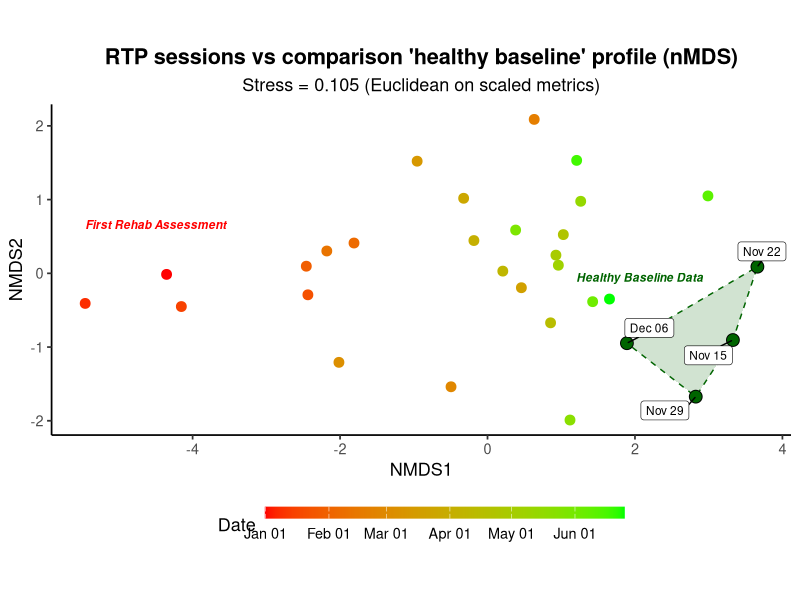
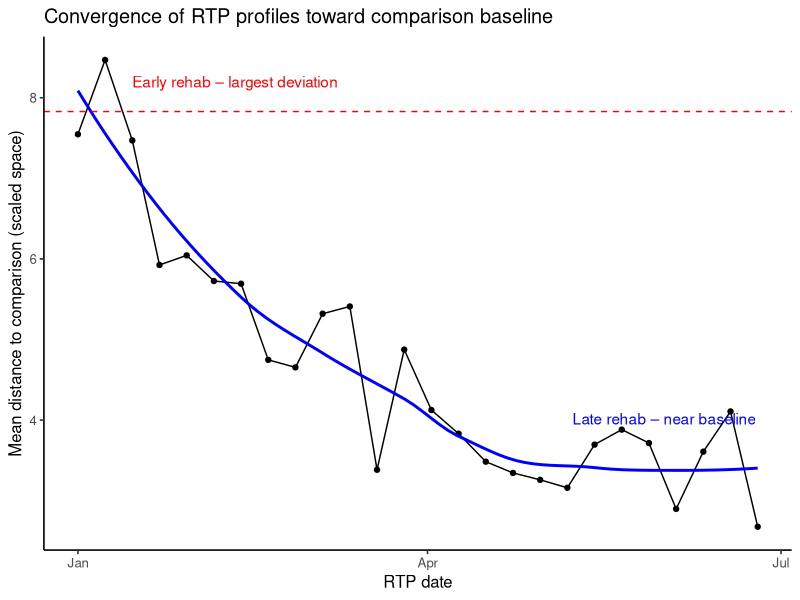
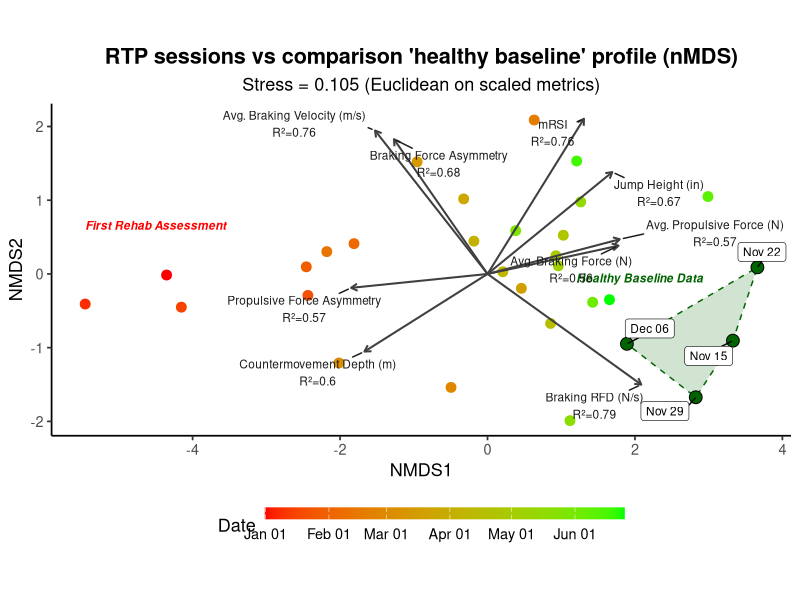
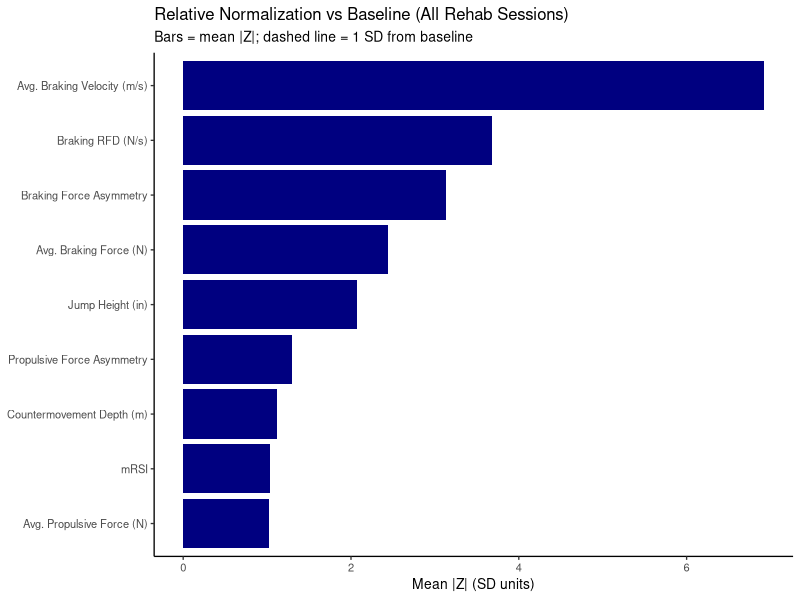
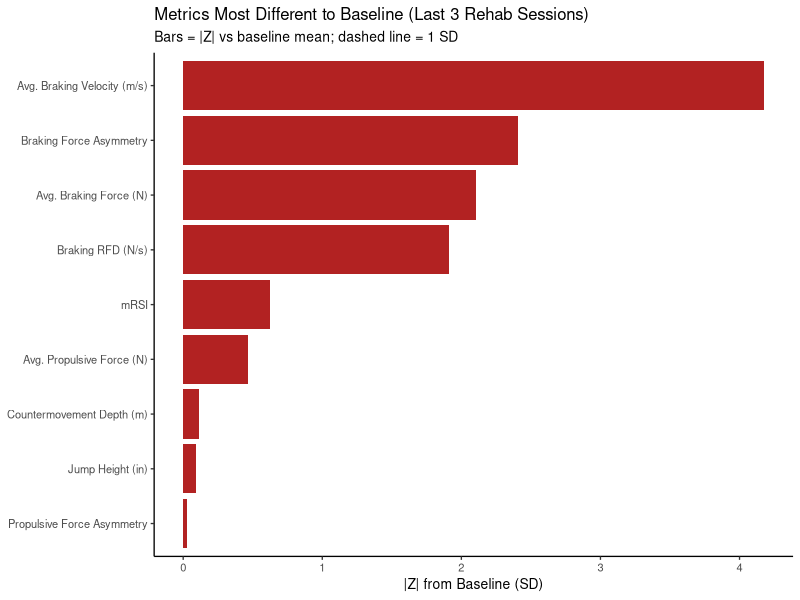

The R script that drew these images, in order:
## ---- chunk 1
knitr::opts_chunk$set(echo = TRUE)

# ---- Libraries ----
library(tidyverse)
library(lubridate)
library(vegan)        # metaMDS, envfit
library(ggrepel)
library(scales)

set.seed(123)

# ---- 0) Configuration / helpers ----

# Metrics of interest 
vars <- c(
  "Jump Height (in)", "mRSI", "Countermovement Depth (m)", 
  "Avg. Braking Velocity (m/s)", "Avg. Braking Force (N)", "Avg. Propulsive Force (N)", "Braking RFD (N/s)", "Braking Force Asymmetry", "Propulsive Force Asymmetry"
)

# Helper: safe parse D/M/Y or Y-M-D
parse_any_date <- function(x) lubridate::parse_date_time(x, orders = c("dmy","ymd")) %>% as.Date()

# Generic exponential approach-to-baseline with noise
# t = time in weeks from RTP start (0..~26), base = baseline mean,
# delta0 = starting offset from baseline at t=0 (positive or negative),
# hl = half-life (in weeks), sd = random noise sd (same unit as the metric)
decay_to_base <- function(t, base, delta0, hl, sd) {
  base + delta0 * (0.5)^(t / hl) + rnorm(length(t), 0, sd)
}

## ---- chunk 2

# ---- 1) Simulate comparison (pre-injury baseline) ----
athlete_id <- "Athlete A"

# Baseline "true" means and within-session SDs (ballpark/illustrative)
# Tune these if you want slightly different scales.
baseline <- tribble(
  ~metric,                            ~mean,   ~sd,
  "Jump Height (in)",                  22.0,    0.7,
  "mRSI",                               0.75,   0.05,
  "Countermovement Depth (m)",          0.30,   0.02,
  "Avg. Braking Velocity (m/s)",       -0.85,   0.06,
  "Avg. Braking Force (N)",          1900,     90,
  "Avg. Propulsive Force (N)",       2100,     95,
  "Braking RFD (N/s)",              12000,   1200,
  "Braking Force Asymmetry",            4.0,    1.5,   # % difference (L–R)
  "Propulsive Force Asymmetry",         3.0,    1.2
)

# 4 pre-injury comparison session
comp_dates <- seq(from = as.Date("2024-11-15"), by = "1 week", length.out = 4)

comp_all_clean <- map_dfr(comp_dates, function(d) {
  tibble(
    about = athlete_id,
    start_date = d
  ) %>%
    bind_cols(
      baseline %>%
        mutate(value = rnorm(n(), mean, sd)) %>%
        select(metric, value) %>%
        pivot_wider(names_from = metric, values_from = value)
    )
})
## ---- chunk 3

# ---- 2) Simulate RTP period (6 months) with different normalization speeds ----
# RTP weekly testing over ~26 weeks
rtp_dates <- seq(from = as.Date("2025-01-01"), by = "1 week", length.out = 26)
t_weeks   <- 0:(length(rtp_dates) - 1)

# Define starting deviations (delta0) and half-lives by metric
# EARLY normalizers: shorter half-lives (2.5–3 wks)
# LATE  normalizers: longer  half-lives (12–16 wks)

cfg <- tribble(
  ~metric,                           ~delta0, ~half_life_weeks, ~noise_sd,
  # Early (fast convergence)
  "Jump Height (in)",                  -3.0,        3,             0.7,
  "Avg. Propulsive Force (N)",        -350,         3,           105,
  
  # Late (slow convergence)
  "Avg. Braking Velocity (m/s)",        0.25,      12,            0.06,  
  "Countermovement Depth (m)",          0.06,      12,            0.02, 
  "Braking RFD (N/s)",               -7000,       12,          1200,    
  "Braking Force Asymmetry",            8.0,       16,            1.5,    
  
  # Moderate 
  "mRSI",                              -0.12,       6,            0.05,
  "Avg. Braking Force (N)",           -250,         6,           100,
  "Propulsive Force Asymmetry",         3.5,         8,            1.2
)


# Build RTP table by applying decay_to_base metric-by-metric
rtp_mat <- baseline %>%
  left_join(cfg, by = "metric") %>%
  mutate(
    # impose a soft floor so Braking Force Asymmetry ends a bit > baseline
    # via long half-lif
    lift_tail = if_else(metric == "Braking Force Asymmetry", 1.2, 0),  # ~+1.2% at end
    traj = pmap(
      list(mean, delta0, half_life_weeks, sd, lift_tail),
      function(m0, d0, hl, s, lt) {
        decay_to_base(t_weeks, base = m0, delta0 = d0, hl = hl, sd = s) +
          lt * (t_weeks / max(t_weeks))  # small linear tail-lift if applicable
      }
    )
  )

rtp_all_clean <- tibble(
  about = athlete_id,
  start_date = rtp_dates
)

for (i in seq_len(nrow(baseline))) {
  nm <- baseline$metric[i]
  rtp_all_clean[[nm]] <- rtp_mat$traj[[i]]
}

# Align names with objects
cmj_all_clean  <- rtp_all_clean
comp_all_clean <- comp_all_clean
## ---- chunk 4

# ---- 3) Analysis pipeline  ----

# 1) Numeric metrics of interest (already defined as 'vars')
# 2) Prep both data sets, tag kind
rtp <- cmj_all_clean %>%
  mutate(start_date = parse_any_date(start_date),
         kind = "RTP") %>%
  select(about, start_date, kind, all_of(vars))

comp <- comp_all_clean %>%
  mutate(start_date = parse_any_date(start_date),
         kind = "Comparison") %>%  # use "Game" later if desired
  select(about, start_date, kind, all_of(vars))

# 3) Combine, drop NA in vars, keep stable row id
df_an <- bind_rows(rtp, comp) %>%
  tidyr::drop_na(all_of(vars)) %>%
  mutate(.row_id = row_number()) %>%
  ungroup() %>%
  mutate(across(all_of(vars), ~ as.numeric(.)))  # ensure numeric

# 4) Scale metrics + distance + nMDS
X_scaled <- df_an %>%
  select(all_of(vars)) %>%
  scale() %>%
  as.matrix()

set.seed(123)
D <- dist(X_scaled, method = "euclidean")
nmds <- metaMDS(D, k = 2, trymax = 200, autotransform = FALSE)

# 5) nMDS scores aligned to df_an
scores_df <- as.data.frame(scores(nmds, display = "sites")) %>%
  bind_cols(df_an %>% select(about, start_date, kind, .row_id)) %>%
  mutate(start_date = as.Date(start_date))

# 6) Convex hull for comparison sessions (only if >= 3 points)
comp_pts  <- scores_df %>% filter(kind == "Comparison")
have_hull <- nrow(comp_pts) >= 3
if (have_hull) {
  hull_df <- comp_pts[ chull(comp_pts$NMDS1, comp_pts$NMDS2), ]
}
## ---- chunk 5

# 7) Plot (points only, centered title, real date legend)
# 7) Plot (points only, centered title, real date legend)
p <- ggplot(scores_df, aes(NMDS1, NMDS2)) +
  { if (have_hull)
    geom_polygon(data = hull_df, aes(NMDS1, NMDS2),
                 inherit.aes = FALSE,
                 fill = "darkgreen", alpha = 0.18, color = "darkgreen", linetype = "dashed") } +
  geom_point(data = comp_pts, aes(NMDS1, NMDS2),
             shape = 21, size = 4, fill = "darkgreen", color = "black") +
  geom_point(data = filter(scores_df, kind == "RTP"),
             aes(color = start_date), size = 3) +
  ggrepel::geom_label_repel(data = comp_pts,
                            aes(label = format(start_date, "%b %d")),
                            size = 3, fill = "white", label.size = 0.2,
                            min.segment.length = 0.1, seed = 1) +
  coord_equal() +
  scale_color_date(
    low = "red", high = "green",
    name = "Date", labels = date_format("%b %d"),
    breaks = pretty_breaks(n = 6)
  ) +
  guides(color = guide_colorbar(barwidth = 18, barheight = 0.6)) +
  theme_classic(base_size = 13) +
  theme(legend.position = "bottom",
        plot.title = element_text(hjust = 0.5, face = "bold"),
        plot.subtitle = element_text(hjust = 0.5)) +
  labs(title = "RTP sessions vs comparison 'healthy baseline' profile (nMDS)",
       subtitle = sprintf("Stress = %.3f (Euclidean on scaled metrics)", nmds$stress),
       x = "NMDS1", y = "NMDS2")

# Get NMDS coordinate ranges
x_range <- range(scores_df$NMDS1)
y_range <- range(scores_df$NMDS2)

# Compute adaptive offsets based on axis range
x_offset <- 0.1 * diff(x_range)   # horizontal shift (~10% of width)
y_offset <- 0.15 * diff(y_range)  # vertical shift (~15% of height)

# Far-left label (First Rehab Assessment)
label_left_x <- x_range[1] - 0.1 * diff(x_range) + x_offset
label_left_y <- mean(y_range) + y_offset

# Hull centroid (Healthy Baseline Data)
hull_center <- comp_pts %>%
  summarise(cx = mean(NMDS1), cy = mean(NMDS2)) %>%
  as.list()

label_hull_x <- hull_center$cx + x_offset / 2
label_hull_y <- hull_center$cy + y_offset


# Add to your ggplot
p <- p +
  annotate("text",
           x = label_left_x, y = label_left_y,
           label = "First Rehab Assessment",
           size = 3, fontface = "bold.italic",
           color = "red", hjust = 0) +
  annotate("text",
           x = hull_center$cx, y = hull_center$cy + 0.5,  # small vertical offset
           label = "Healthy Baseline Data",
           size = 3, fontface = "bold.italic",
           color = "darkgreen", hjust = 1, vjust = -2)

print(p)

## ---- chunk 6

# 8) Quantify similarity: distances from each RTP session to all Comparison sessions
dist_mat <- as.matrix(D)
rtp_idx  <- which(df_an$kind == "RTP")
comp_idx <- which(df_an$kind == "Comparison")

rtp_dist_tbl <- tibble(
  about      = df_an$about[rtp_idx],
  date       = df_an$start_date[rtp_idx],
  mean_dist_to_comp   = rowMeans(dist_mat[rtp_idx, comp_idx, drop = FALSE], na.rm = TRUE),
  median_dist_to_comp = apply(dist_mat[rtp_idx, comp_idx, drop = FALSE], 1, median, na.rm = TRUE),
  min_dist_to_comp    = apply(dist_mat[rtp_idx, comp_idx, drop = FALSE], 1, min,    na.rm = TRUE)
) %>%
  arrange(date)

# Optional overall summary
overall_dist_summary <- rtp_dist_tbl %>%
  summarise(
    mean_of_means   = mean(mean_dist_to_comp),
    median_of_means = median(mean_dist_to_comp),
    min_of_means    = min(mean_dist_to_comp),
    max_of_means    = max(mean_dist_to_comp)
  )

#rtp_dist_tbl
#overall_dist_summary

# Visual check of convergence over the 6 months
ggplot(rtp_dist_tbl, aes(date, mean_dist_to_comp)) +
  geom_line() + geom_point() +
  theme_classic(base_size = 12) +
  labs(title = "Convergence of RTP profiles toward comparison baseline",
       y = "Mean distance to comparison (scaled space)", x = "RTP date") +
  geom_smooth(method = "loess", se = FALSE, color = "blue") +
  geom_hline(yintercept = mean(rtp_dist_tbl$mean_dist_to_comp[1:3]),
             linetype = "dashed", color = "red") +
  annotate("text", x = as.Date("2025-01-15"), y = 8.2,
           label = "Early rehab – largest deviation", hjust = 0, color = "red") +
  annotate("text", x = as.Date("2025-06-01"), y = 3.2,
           label = "Late rehab – near baseline", hjust = 0.5, vjust = -5, color = "blue")

# 9) Which metrics drive separation? envfit vectors
fit <- envfit(nmds, df_an %>% select(all_of(vars)), permutations = 999)
vec_tbl <- as.data.frame(scores(fit, "vectors"))
vec_tbl$Variable <- rownames(vec_tbl)
vec_tbl$R2 <- fit$vectors$r
vec_tbl$P  <- fit$vectors$pvals
vec_tbl <- vec_tbl %>% select(Variable, NMDS1, NMDS2, R2, P) %>% arrange(P)
#vec_tbl

# ---- Overlay envfit vectors on the nMDS plot ----
xr <- range(scores_df$NMDS1); yr <- range(scores_df$NMDS2)
scale_fac <- 0.8 * min(diff(xr), diff(yr))

vec <- as.data.frame(scores(fit, "vectors"))
vec$Variable <- rownames(vec)
vec$R2  <- fit$vectors$r
vec$P   <- fit$vectors$pvals

# keep only significant variables for clarity
vec <- vec %>% filter(P <= 0.05)

vec$wNMDS1 <- vec$NMDS1 * scale_fac * sqrt(vec$R2)
vec$wNMDS2 <- vec$NMDS2 * scale_fac * sqrt(vec$R2)

## ---- chunk 7

p_envfit <- p +
  geom_segment(
    data = vec,
    aes(x = 0, y = 0, xend = wNMDS1, yend = wNMDS2),
    inherit.aes = FALSE,
    color = "grey25",
    linewidth = 0.7,
    arrow = grid::arrow(length = grid::unit(0.18, "cm"))
  ) +
  geom_text_repel(
    data = vec,
    aes(x = wNMDS1, y = wNMDS2, label = paste0(Variable, "\nR²=", round(R2, 2))),
    inherit.aes = FALSE,
    size = 3,
    color = "grey10",
    box.padding = 0.35,
    point.padding = 0.2,
    min.segment.length = 0,
    max.overlaps = Inf
  )

print(p_envfit)

## ---- chunk 8

#######################################################################
#which metrics have normalized more and which ones are lagging behind?
#all sessions

# -----------------------------
# Shared: Baseline summary once
# -----------------------------
baseline_stats <- comp %>%
  summarise(across(all_of(vars),
                   list(mean = ~mean(.x, na.rm = TRUE),
                        sd   = ~sd(.x, na.rm = TRUE)),
                   .names = "{.col}_{.fn}"))

# tiny epsilon to avoid division by zero SD
eps_sd <- 1e-8

# Helper to z-standardize a data.frame row-wise against baseline
z_against_baseline <- function(df) {
  df %>%
    mutate(across(all_of(vars), ~ {
      m  <- baseline_stats[[paste0(cur_column(), "_mean")]]
      sd <- baseline_stats[[paste0(cur_column(), "_sd")]]
      ( . - m ) / pmax(sd, eps_sd)
    }, .names = "{.col}_z"))
}

# ----------------------------------------------------------
# A) Which metrics deviated most across ALL RTP sessions?
# ----------------------------------------------------------
rtp_deviation <- rtp %>%
  z_against_baseline() %>%
  pivot_longer(ends_with("_z"), names_to = "metric", values_to = "z_diff") %>%
  mutate(metric = sub("_z$", "", metric))

metric_lag_tbl <- rtp_deviation %>%
  group_by(metric) %>%
  summarise(mean_abs_z = mean(abs(z_diff), na.rm = TRUE), .groups = "drop") %>%
  arrange(desc(mean_abs_z))

ggplot(metric_lag_tbl, aes(reorder(metric, mean_abs_z), mean_abs_z)) +
  geom_col(fill = "navy") +
  #geom_hline(yintercept = 1, linetype = "dashed") +
  coord_flip() +
  labs(
    title = "Relative Normalization vs Baseline (All Rehab Sessions)",
    subtitle = "Bars = mean |Z|; dashed line = 1 SD from baseline",
    x = NULL, y = "Mean |Z| (SD units)"
  ) +
  theme_classic(base_size = 10)

# ----------------------------------------------------------
# B) Which metrics are STILL different at END of RTP?
#     (average of last k sessions per athlete)
# ----------------------------------------------------------
k <- 3  # choose how many last sessions to average

rtp_lastk <- rtp %>%
  group_by(about) %>%
  arrange(start_date, .by_group = TRUE) %>%
  slice_tail(n = k) %>%
  ungroup()

rtp_lastk_mean <- rtp_lastk %>%
  group_by(about) %>%
  summarise(across(all_of(vars), ~mean(.x, na.rm = TRUE)), .groups = "drop")

rtp_lastk_z <- rtp_lastk_mean %>%
  z_against_baseline() %>%
  pivot_longer(ends_with("_z"), names_to = "metric", values_to = "z_diff") %>%
  mutate(metric = sub("_z$", "", metric),
         abs_z  = abs(z_diff))

lag_tbl <- rtp_lastk_z %>%
  group_by(metric) %>%
  summarise(abs_z = mean(abs_z, na.rm = TRUE), .groups = "drop") %>%
  arrange(desc(abs_z))

ggplot(lag_tbl, aes(reorder(metric, abs_z), abs_z)) +
  geom_col(fill = "firebrick") +
  #geom_hline(yintercept = 1, linetype = "dashed") +
  coord_flip() +
  labs(
    title = sprintf("Metrics Most Different to Baseline (Last %d Rehab Sessions)", k),
    subtitle = "Bars = |Z| vs baseline mean; dashed line = 1 SD",
    x = NULL, y = "|Z| from Baseline (SD)"
  ) +
  theme_classic(base_size = 10)

